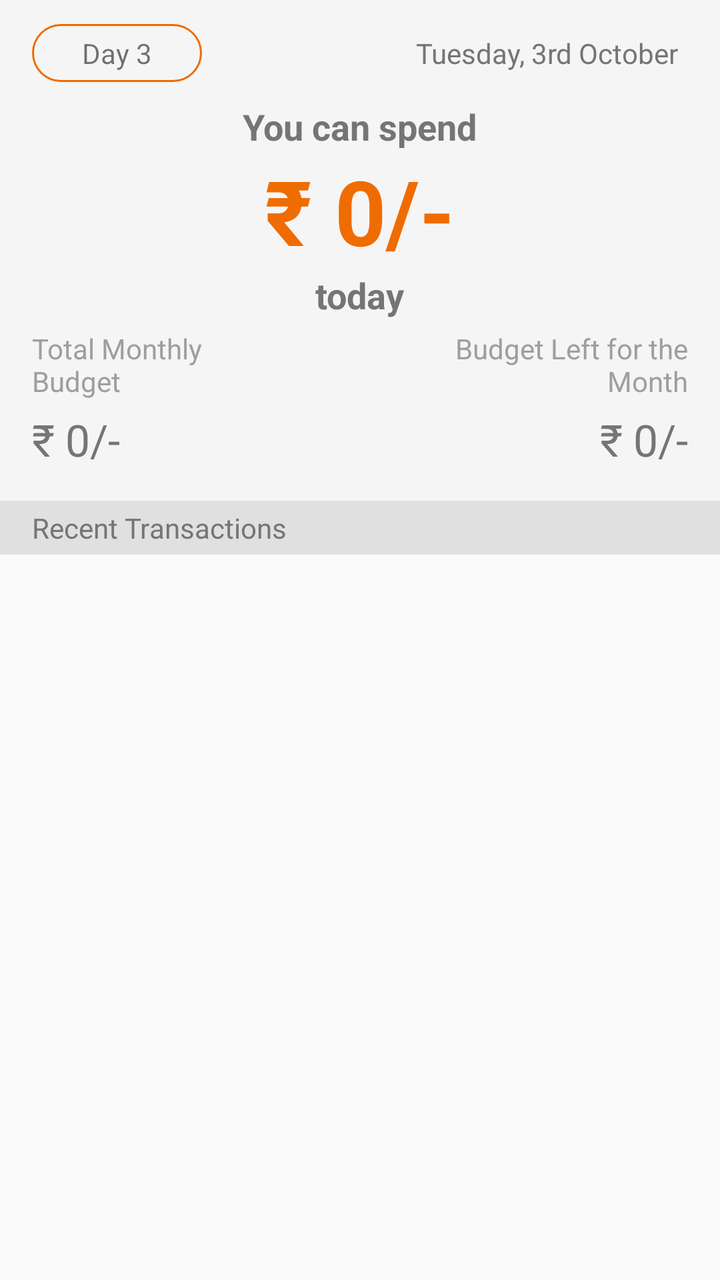
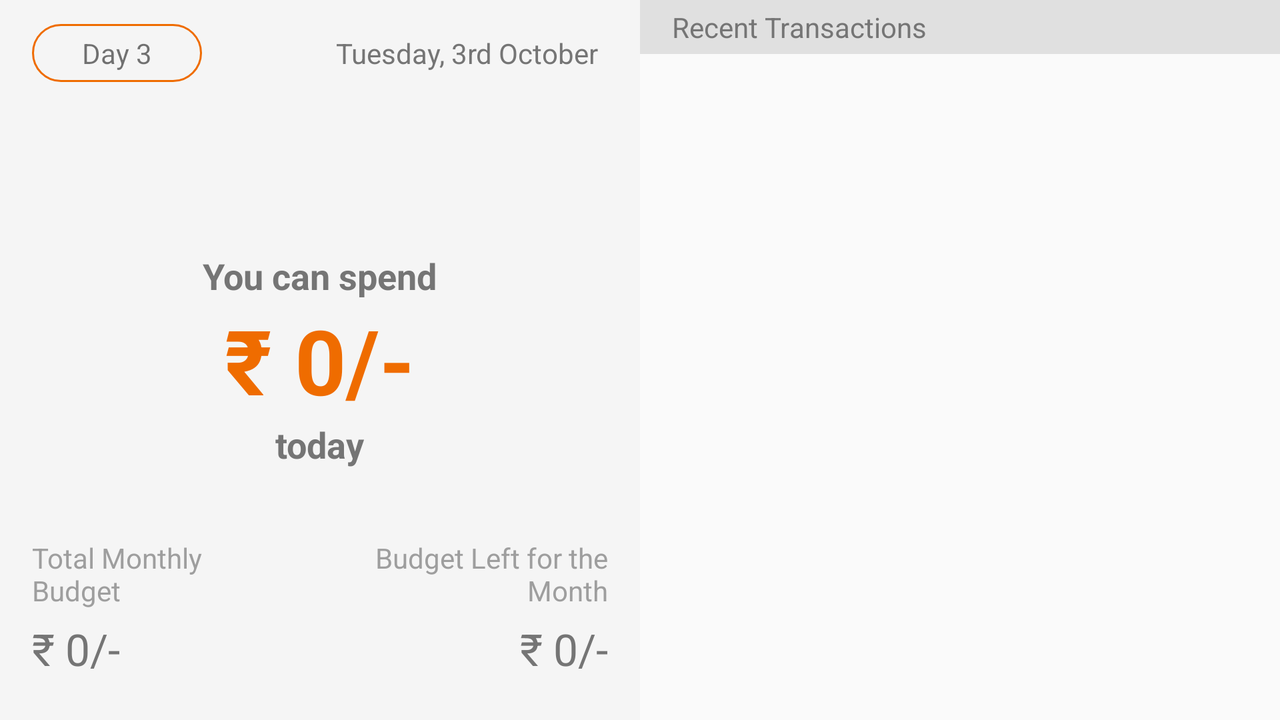

The same Android screen from two of the app's own layout files: first res/layout/ as a phone draws it, then the author's variant for another configuration, drawn on a device whose configuration selects that folder. Both files follow.
<!-- AndroidManifest.xml: application theme AppTheme -->
<!-- res/layout/activity_main.xml -->
<?xml version="1.0" encoding="utf-8"?>
<LinearLayout xmlns:android="http://schemas.android.com/apk/res/android"
    xmlns:tools="http://schemas.android.com/tools"
    android:layout_width="match_parent"
    android:layout_height="wrap_content"
    tools:context="org.sriramkasyap.mybudgetapp.MainActivity"
    android:orientation="vertical"
    android:scrollbars="vertical">

    <LinearLayout
        style="@style/rv_current_status"
        android:id="@+id/ll_current_status"
        android:layout_width="match_parent"
        android:layout_height="wrap_content"
        android:orientation="vertical">

        <RelativeLayout
            android:layout_width="match_parent"
            android:layout_height="wrap_content"
            android:orientation="horizontal">

            <LinearLayout
                style="@style/tv_current_day"
                android:layout_width="wrap_content"
                android:layout_height="wrap_content"
                android:background="@drawable/border"
                android:orientation="vertical">

                <TextView
                    android:id="@+id/tv_current_day"
                    android:layout_width="wrap_content"
                    android:layout_height="wrap_content"
                    android:text="@string/nth_day" />

            </LinearLayout>

            <TextView
                android:id="@+id/tv_current_date"
                style="@style/tv_current_date"
                android:layout_width="wrap_content"
                android:layout_height="wrap_content"
                android:text="@string/to_date" />
        </RelativeLayout>

        <RelativeLayout
            android:layout_width="wrap_content"
            android:layout_height="wrap_content"
            android:layout_gravity="center"
            android:layout_marginTop="10dp">
            <TextView
                android:layout_width="wrap_content"
                android:layout_height="wrap_content"
                android:textColor="@color/darkGrey"
                android:text="@string/you_can"
                android:textStyle="bold"
                android:textSize="18sp"
                android:id="@+id/tv_you_can"
                android:layout_centerHorizontal="true"/>
            <TextView
                android:id="@+id/tv_current_balance"
                style="@style/tv_current_balance"
                android:layout_width="wrap_content"
                android:layout_height="wrap_content"
                android:layout_below="@+id/tv_you_can"
                android:layout_gravity="center_horizontal"
                android:layout_centerHorizontal="true"
                android:textColor="@color/colorPrimary"
                android:textSize="45sp"
                android:padding="0dp"
                android:textStyle="bold"
                android:text="@string/default_amount"/>
            <TextView
                android:layout_width="wrap_content"
                android:layout_height="wrap_content"
                android:textColor="@color/darkGrey"
                android:text="@string/today"
                android:textStyle="bold"
                android:textSize="18sp"
                android:id="@+id/tv_today"
                android:layout_centerHorizontal="true"
                android:layout_below="@+id/tv_current_balance"/>
        </RelativeLayout>

        <RelativeLayout
            android:layout_width="match_parent"
            android:layout_height="wrap_content"
            android:orientation="horizontal"
            android:layout_marginTop="5dp">

            <LinearLayout
                android:layout_width="wrap_content"
                android:layout_height="wrap_content"
                android:orientation="vertical">

                <TextView
                    android:layout_width="wrap_content"
                    android:layout_height="wrap_content"
                    android:textColor="@color/grey"
                    android:text="@string/monthly_budget"
                    android:maxWidth="120dp"/>
                 <TextView
                    android:layout_width="wrap_content"
                    android:layout_height="wrap_content"
                    android:textColor="@color/darkGrey"
                    android:text="@string/default_amount"
                    android:textSize="22sp"
                     android:layout_marginTop="5dp"
                     android:id="@+id/tv_monthly_budget"/>

            </LinearLayout>

            <LinearLayout
                android:layout_width="wrap_content"
                android:layout_height="wrap_content"
                android:orientation="vertical"
                android:layout_alignParentRight="true">

                <TextView
                    android:layout_width="wrap_content"
                    android:layout_height="wrap_content"
                    android:textColor="@color/grey"
                    android:text="@string/budget_left"
                    android:maxWidth="120dp"
                    android:textAlignment="textEnd"/>
                <TextView
                    android:layout_width="match_parent"
                    android:layout_height="wrap_content"
                    android:textColor="@color/darkGrey"
                    android:text="@string/default_amount"
                    android:textSize="22sp"
                    android:layout_marginTop="5dp"
                    android:textAlignment="textEnd"
                    />
            </LinearLayout>
        </RelativeLayout>

    </LinearLayout>

    <LinearLayout
        android:layout_width="match_parent"
        android:layout_height="wrap_content"
        android:background="@color/lightGrey"
        android:paddingLeft="16dp"
        android:paddingTop="4dp"
        android:paddingBottom="4dp"
        android:paddingRight="16dp"
        android:layout_below="@+id/ll_current_status"
        android:id="@+id/ll_recent_transactions">

        <TextView
            android:id="@+id/textView2"
            android:layout_width="wrap_content"
            android:layout_height="wrap_content"
            android:textColor="@color/darkGrey"
            android:textSize="14sp"
            android:text="@string/recent_heading" />
    </LinearLayout>

    <android.support.v7.widget.RecyclerView
        android:layout_width="match_parent"
        android:layout_height="wrap_content"
        android:id="@+id/rv_recent_transactions"
        android:layout_below="@+id/ll_recent_transactions">

    </android.support.v7.widget.RecyclerView>
    <TextView
        android:layout_width="match_parent"
        android:layout_height="match_parent"
        android:id="@+id/tv_error_display"
        android:layout_below="@+id/ll_recent_transactions"
        android:text="@string/all_transaction_error_message"
        android:gravity="center"
        android:textSize="20sp"
        android:padding="20dp"
        android:visibility="invisible"/>


</LinearLayout>
<!-- resources referenced by this layout -->
<resources>
  <color name="colorPrimary">#ef6c00</color>
  <color name="darkGrey">#757575</color>
  <color name="grey">#9e9e9e</color>
  <color name="lightGrey">#e0e0e0</color>
  <!-- drawable border (drawable) -->
  <?xml version="1.0" encoding="utf-8"?>
  <shape xmlns:android="http://schemas.android.com/apk/res/android" >
      <stroke
          android:width="1dp"
          android:color="@color/colorPrimary" />
  
  
      <corners android:radius="50dp" />
  </shape>
  <string name="all_transaction_error_message">Something went Wrong. Please Try again Later</string>
  <string name="budget_left">Budget Left for the Month</string>
  <string name="default_amount">\u20B9 0/-</string>
  <string name="monthly_budget">Total Monthly Budget</string>
  <string name="nth_day">Day 3</string>
  <string name="recent_heading">Recent Transactions</string>
  <string name="to_date">Tuesday, 3rd October</string>
  <string name="today">today</string>
  <string name="you_can">You can spend</string>
  <style name="rv_current_status">
          <item name="android:background">@color/lightestGrey</item>
          <item name="android:paddingTop">12dp</item>
          <item name="android:paddingRight">16dp</item>
          <item name="android:paddingBottom">16dp</item>
          <item name="android:paddingLeft">16dp</item>
      </style>
  <style name="tv_current_balance">
  
      </style>
  <style name="tv_current_date">
          <item name="android:layout_alignParentRight">true</item>
          <item name="android:gravity">center_vertical</item>
          <item name="android:textColor">@color/darkGrey</item>
          <item name="android:padding">5dp</item>
      </style>
  <style name="tv_current_day">
          <item name="android:paddingLeft">25dp</item>
          <item name="android:paddingRight">25dp</item>
          <item name="android:paddingTop">5dp</item>
          <item name="android:paddingBottom">5dp</item>
          <item name="android:textSize">10sp</item>
          <item name="android:layout_alignParentLeft">true</item>
          <item name="android:textColor">@color/darkGrey</item>
  
      </style>
  <style name="AppTheme" parent="Theme.AppCompat.Light.DarkActionBar">
          
          <item name="colorPrimary">@color/colorPrimary</item>
          <item name="colorPrimaryDark">@color/colorPrimaryDark</item>
          <item name="colorAccent">@color/colorAccent</item>
          <item name="preferenceTheme">@style/PreferenceThemeOverlay</item>
      </style>
  <color name="lightestGrey">#f5f5f5</color>
  <color name="colorPrimaryDark">#e64a19</color>
  <color name="colorAccent">#2a91de</color>
</resources>
<!-- res/layout-land/activity_main.xml (the author's variant of the layout above) -->
<!-- drawn on the phone turned sideways -->
<?xml version="1.0" encoding="utf-8"?>
<LinearLayout xmlns:android="http://schemas.android.com/apk/res/android"
    xmlns:tools="http://schemas.android.com/tools"
    android:layout_width="match_parent"
    android:layout_height="match_parent"
    tools:context="org.sriramkasyap.mybudgetapp.MainActivity"
    android:orientation="horizontal"
    android:scrollbars="vertical"
    android:weightSum="1">

    <RelativeLayout
        style="@style/rv_current_status"
        android:id="@+id/ll_current_status"
        android:layout_width="0dp"
        android:layout_height="match_parent"
        android:layout_weight="0.5"
        android:orientation="vertical">

        <RelativeLayout
            android:layout_width="match_parent"
            android:layout_height="wrap_content"
            android:orientation="horizontal">

            <LinearLayout
                style="@style/tv_current_day"
                android:layout_width="wrap_content"
                android:layout_height="wrap_content"
                android:background="@drawable/border"
                android:orientation="vertical">

                <TextView
                    android:id="@+id/tv_current_day"
                    android:layout_width="wrap_content"
                    android:layout_height="wrap_content"
                    android:text="@string/nth_day" />

            </LinearLayout>

            <TextView
                android:id="@+id/tv_current_date"
                style="@style/tv_current_date"
                android:layout_width="wrap_content"
                android:layout_height="wrap_content"
                android:text="@string/to_date" />
        </RelativeLayout>

        <RelativeLayout
            android:layout_width="wrap_content"
            android:layout_height="wrap_content"
            android:layout_centerInParent="true">
            <TextView
                android:layout_width="wrap_content"
                android:layout_height="wrap_content"
                android:textColor="@color/darkGrey"
                android:text="@string/you_can"
                android:textStyle="bold"
                android:textSize="18sp"
                android:id="@+id/tv_you_can"
                android:layout_centerHorizontal="true"/>
            <TextView
                android:id="@+id/tv_current_balance"
                style="@style/tv_current_balance"
                android:layout_width="wrap_content"
                android:layout_height="wrap_content"
                android:layout_below="@+id/tv_you_can"
                android:layout_gravity="center_horizontal"
                android:layout_centerHorizontal="true"
                android:textColor="@color/colorPrimary"
                android:textSize="45sp"
                android:padding="0dp"
                android:textStyle="bold"
                android:text="@string/default_amount"/>
            <TextView
                android:layout_width="wrap_content"
                android:layout_height="wrap_content"
                android:textColor="@color/darkGrey"
                android:text="@string/today"
                android:textStyle="bold"
                android:textSize="18sp"
                android:id="@+id/tv_today"
                android:layout_centerHorizontal="true"
                android:layout_below="@+id/tv_current_balance"/>
        </RelativeLayout>

        <RelativeLayout
            android:layout_width="match_parent"
            android:layout_height="wrap_content"
            android:orientation="horizontal"
            android:layout_alignParentBottom="true"
            android:layout_marginBottom="5dp"
            >

            <LinearLayout
                android:layout_width="wrap_content"
                android:layout_height="wrap_content"
                android:orientation="vertical">

                <TextView
                    android:layout_width="wrap_content"
                    android:layout_height="wrap_content"
                    android:textColor="@color/grey"
                    android:text="@string/monthly_budget"
                    android:maxWidth="120dp"/>
                 <TextView
                    android:layout_width="wrap_content"
                    android:layout_height="wrap_content"
                    android:textColor="@color/darkGrey"
                    android:text="@string/default_amount"
                    android:textSize="22sp"
                     android:layout_marginTop="5dp"
                     android:id="@+id/tv_monthly_budget"/>

            </LinearLayout>

            <LinearLayout
                android:layout_width="wrap_content"
                android:layout_height="wrap_content"
                android:orientation="vertical"
                android:layout_alignParentRight="true">

                <TextView
                    android:layout_width="wrap_content"
                    android:layout_height="wrap_content"
                    android:textColor="@color/grey"
                    android:text="@string/budget_left"
                    android:maxWidth="120dp"
                    android:textAlignment="textEnd"/>
                <TextView
                    android:layout_width="match_parent"
                    android:layout_height="wrap_content"
                    android:textColor="@color/darkGrey"
                    android:text="@string/default_amount"
                    android:textSize="22sp"
                    android:layout_marginTop="5dp"
                    android:textAlignment="textEnd"
                    android:id="@+id/tv_budget_left"
                    />
            </LinearLayout>
        </RelativeLayout>

    </RelativeLayout>

    <LinearLayout
        android:layout_width="0dp"
        android:layout_height="wrap_content"
        android:orientation="vertical"
        android:layout_weight="0.5">

        <LinearLayout
            android:layout_width="match_parent"
            android:layout_height="wrap_content"
            android:background="@color/lightGrey"
            android:paddingLeft="16dp"
            android:paddingTop="4dp"
            android:paddingBottom="4dp"
            android:paddingRight="16dp"
            android:layout_below="@+id/ll_current_status"
            android:id="@+id/ll_recent_transactions">

            <TextView
                android:id="@+id/textView2"
                android:layout_width="wrap_content"
                android:layout_height="wrap_content"
                android:textColor="@color/darkGrey"
                android:textSize="14sp"
                android:text="@string/recent_heading" />
        </LinearLayout>

        <android.support.v7.widget.RecyclerView
            android:layout_width="match_parent"
            android:layout_height="wrap_content"
            android:id="@+id/rv_recent_transactions"
            android:layout_below="@+id/ll_recent_transactions">

        </android.support.v7.widget.RecyclerView>
    </LinearLayout>

    
        
        
        
        
        
        
        
        
        


</LinearLayout>
<!-- resources referenced by the variant -->
<!-- as the phone turned sideways resolves them -->
<resources>
  <color name="colorPrimary">#ef6c00</color>
  <color name="darkGrey">#757575</color>
  <color name="grey">#9e9e9e</color>
  <color name="lightGrey">#e0e0e0</color>
  <!-- drawable border (drawable) -->
  <?xml version="1.0" encoding="utf-8"?>
  <shape xmlns:android="http://schemas.android.com/apk/res/android" >
      <stroke
          android:width="1dp"
          android:color="@color/colorPrimary" />
  
  
      <corners android:radius="50dp" />
  </shape>
  <string name="budget_left">Budget Left for the Month</string>
  <string name="default_amount">\u20B9 0/-</string>
  <string name="monthly_budget">Total Monthly Budget</string>
  <string name="nth_day">Day 3</string>
  <string name="recent_heading">Recent Transactions</string>
  <string name="to_date">Tuesday, 3rd October</string>
  <string name="today">today</string>
  <string name="you_can">You can spend</string>
  <style name="rv_current_status">
          <item name="android:background">@color/lightestGrey</item>
          <item name="android:paddingTop">12dp</item>
          <item name="android:paddingRight">16dp</item>
          <item name="android:paddingBottom">16dp</item>
          <item name="android:paddingLeft">16dp</item>
      </style>
  <style name="tv_current_balance">
  
      </style>
  <style name="tv_current_date">
          <item name="android:layout_alignParentRight">true</item>
          <item name="android:gravity">center_vertical</item>
          <item name="android:textColor">@color/darkGrey</item>
          <item name="android:padding">5dp</item>
      </style>
  <style name="tv_current_day">
          <item name="android:paddingLeft">25dp</item>
          <item name="android:paddingRight">25dp</item>
          <item name="android:paddingTop">5dp</item>
          <item name="android:paddingBottom">5dp</item>
          <item name="android:textSize">10sp</item>
          <item name="android:layout_alignParentLeft">true</item>
          <item name="android:textColor">@color/darkGrey</item>
  
      </style>
  <style name="AppTheme" parent="Theme.AppCompat.Light.DarkActionBar">
          
          <item name="colorPrimary">@color/colorPrimary</item>
          <item name="colorPrimaryDark">@color/colorPrimaryDark</item>
          <item name="colorAccent">@color/colorAccent</item>
          <item name="preferenceTheme">@style/PreferenceThemeOverlay</item>
      </style>
  <color name="lightestGrey">#f5f5f5</color>
  <color name="colorPrimaryDark">#e64a19</color>
  <color name="colorAccent">#2a91de</color>
</resources>
